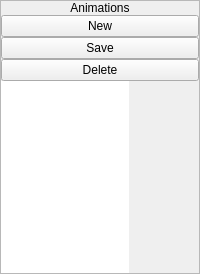
    <widget class="QFrame" name="frmAnimations">
     <property name="sizePolicy">
      <sizepolicy hsizetype="Fixed" vsizetype="Preferred">
       <horstretch>0</horstretch>
       <verstretch>0</verstretch>
      </sizepolicy>
     </property>
     <property name="frameShape">
      <enum>QFrame::StyledPanel</enum>
     </property>
     <property name="frameShadow">
      <enum>QFrame::Raised</enum>
     </property>
     <layout class="QVBoxLayout" name="verticalLayout_10">
      <property name="spacing">
       <number>0</number>
      </property>
      <property name="leftMargin">
       <number>0</number>
      </property>
      <property name="topMargin">
       <number>0</number>
      </property>
      <property name="rightMargin">
       <number>0</number>
      </property>
      <property name="bottomMargin">
       <number>0</number>
      </property>
      <item>
       <widget class="QLabel" name="label_8">
        <property name="sizePolicy">
         <sizepolicy hsizetype="Preferred" vsizetype="Fixed">
          <horstretch>0</horstretch>
          <verstretch>0</verstretch>
         </sizepolicy>
        </property>
        <property name="text">
         <string>Animations</string>
        </property>
        <property name="alignment">
         <set>Qt::AlignCenter</set>
        </property>
       </widget>
      </item>
      <item>
       <widget class="QWidget" name="widget_16" native="true">
        <layout class="QVBoxLayout" name="verticalLayout_11">
         <property name="spacing">
          <number>0</number>
         </property>
         <property name="leftMargin">
          <number>0</number>
         </property>
         <property name="topMargin">
          <number>0</number>
         </property>
         <property name="rightMargin">
          <number>0</number>
         </property>
         <property name="bottomMargin">
          <number>0</number>
         </property>
         <item>
          <widget class="QPushButton" name="btnNewAnimation">
           <property name="text">
            <string>New</string>
           </property>
          </widget>
         </item>
         <item>
          <widget class="QPushButton" name="btnSaveAnimation">
           <property name="text">
            <string>Save</string>
           </property>
          </widget>
         </item>
         <item>
          <widget class="QPushButton" name="btnDeleteAnimation">
           <property name="text">
            <string>Delete</string>
           </property>
          </widget>
         </item>
         <item>
          <widget class="QListWidget" name="lstAnimations">
           <property name="maximumSize">
            <size>
             <width>128</width>
             <height>16777215</height>
            </size>
           </property>
           <property name="frameShape">
            <enum>QFrame::NoFrame</enum>
           </property>
          </widget>
         </item>
        </layout>
       </widget>
      </item>
     </layout>
    </widget>
